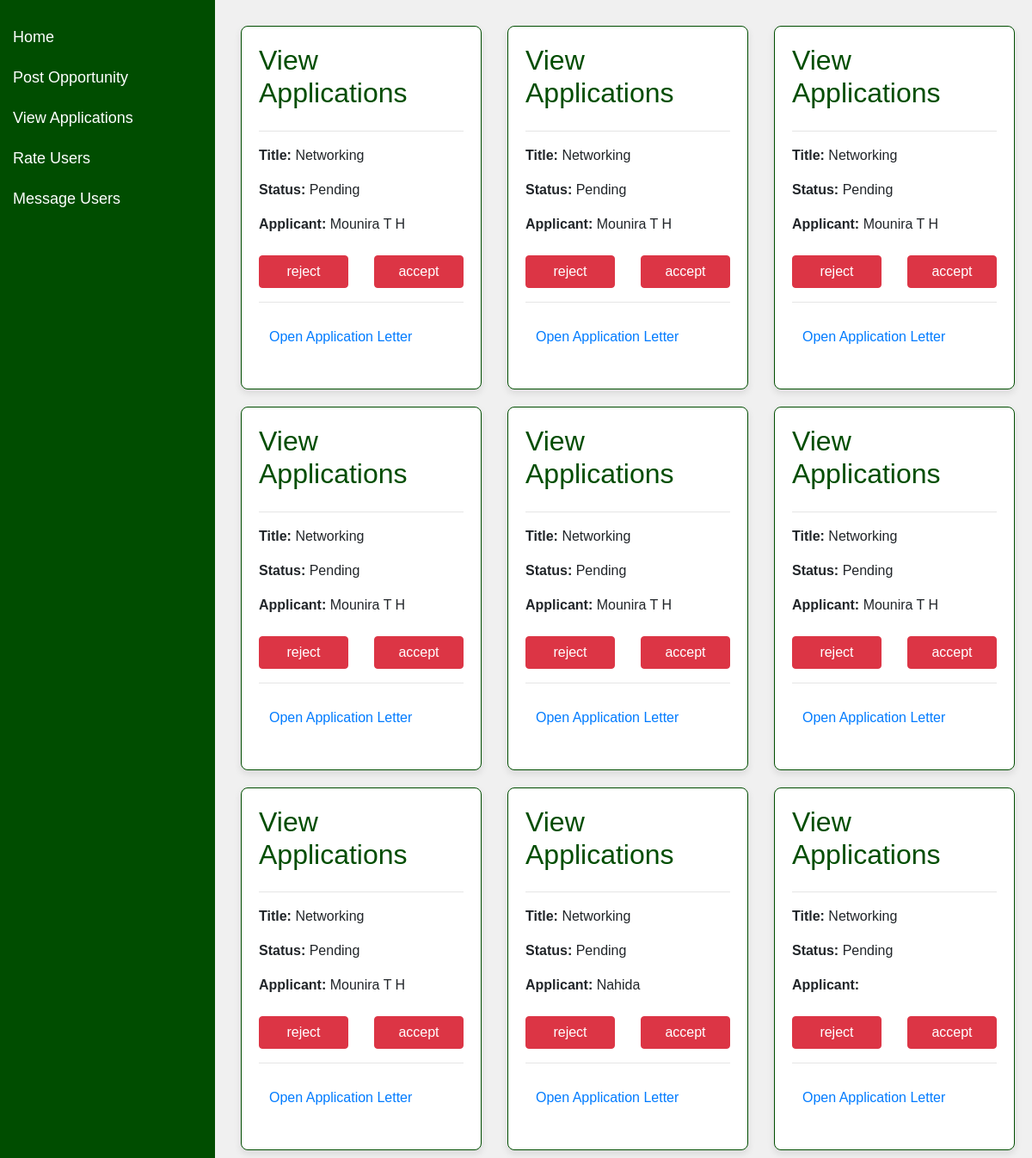
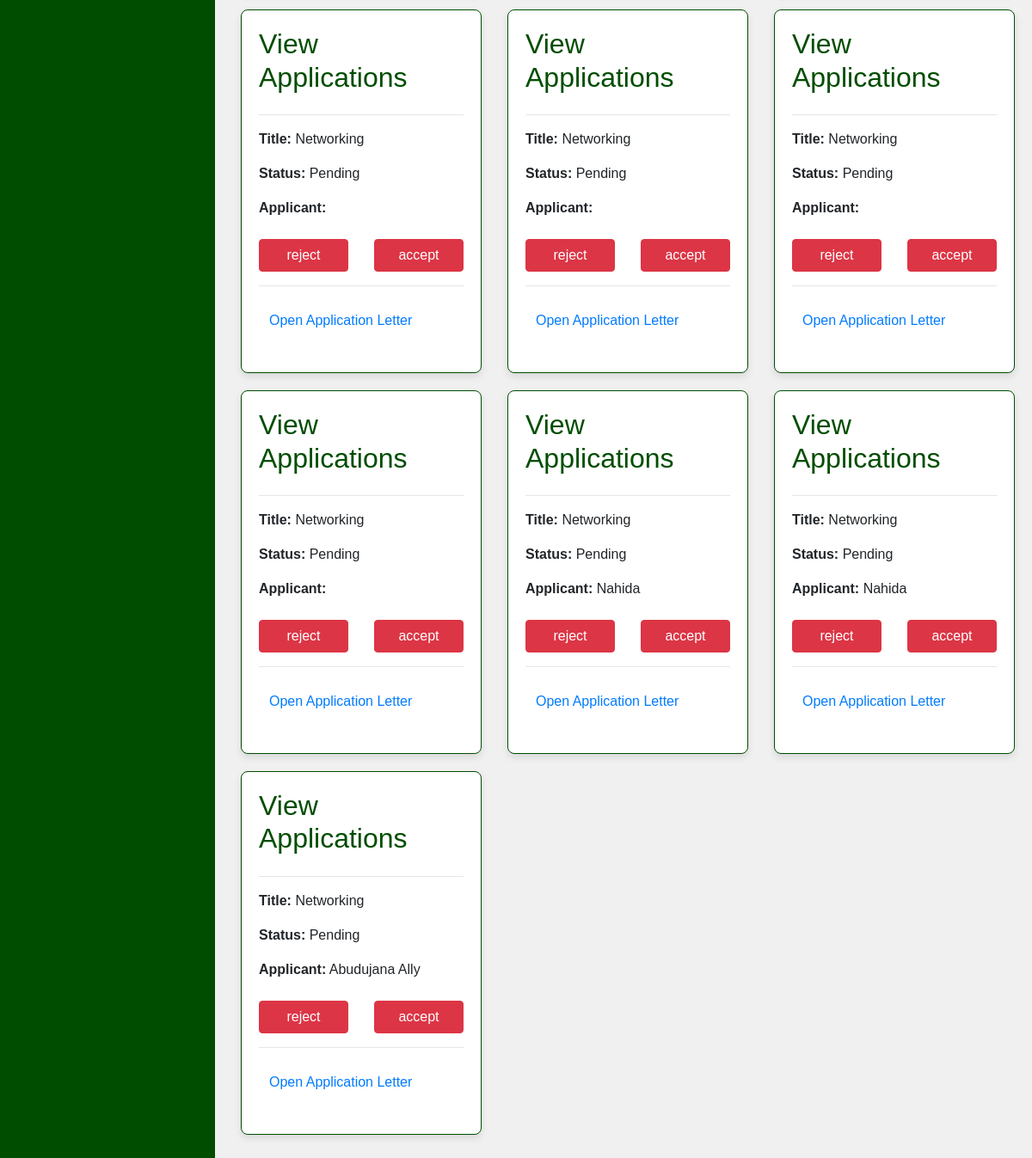
Page /view-applications.php on the committed database (2 pictures, top to bottom).
### tables this page shows
CREATE TABLE `applicants` (
  `ApplicantID` int(11) NOT NULL,
  `opportunityID` int(255) NOT NULL,
  `SpecialistID` int(255) NOT NULL,
  `ApplicationDate` date NOT NULL DEFAULT current_timestamp(),
  `LetterPath` varchar(255) NOT NULL,
  `Status` varchar(255) NOT NULL DEFAULT 'Pending'
);

CREATE TABLE `opportunity` (
  `opportunityID` int(11) NOT NULL,
  `Tittle` varchar(255) NOT NULL,
  `Description` varchar(255) NOT NULL,
  `Type` varchar(255) NOT NULL,
  `Requirements` varchar(255) NOT NULL,
  `StartDate` date NOT NULL,
  `EndDate` date NOT NULL,
  `ApplicationDeadline` date NOT NULL
);

CREATE TABLE `specialist` (
  `SpecialistID` int(11) NOT NULL,
  `FullName` varchar(255) NOT NULL,
  `Email` varchar(255) NOT NULL,
  `phone_Number` int(10) NOT NULL,
  `GitHub_Username` varchar(50) NOT NULL,
  `Speciality` varchar(255) NOT NULL,
  `Expirience` varchar(255) NOT NULL
);

### DB.php (called while the page is built, shortened)
<?php
class DBHelper
{
    private $conn;
    public function __construct()
    {
        $database = new Database();
        $conn = $database->dbConnection();
        $this->conn = $conn;
    }
    public function getRows($table, $conditions = array())
    {
        $sql = 'SELECT';
        $sql .= array_key_exists("select", $conditions) ? $conditions['select'] : '*';
        $sql .= ' FROM ' . $table;
        if (array_key_exists("where", $conditions)) {
            $sql .= ' WHERE ';
            $i = 0;
            foreach ($conditions['where'] as $key => $value) {
                $pre = ($i > 0) ? ' AND ' : '';
                $sql .= $pre . $key . " = '" . $value . "'";
                $i++;
            }
        }
        $query = $this->conn->prepare($sql);
        $query->execute();
        if (array_key_exists("return_type", $conditions) && $conditions['return_type'] != 'all') {
            switch ($conditions['return_type']) {
                case 'count':
                    $data = $query->rowCount();
                    break;
                case 'single':
                    $data = $query->fetch(PDO::FETCH_ASSOC);
                    break;
                default:
                    $data = '';
            }
        } else {
            if ($query->rowCount() > 0) {
                $data = $query->fetchAll();
            }
        }
        return !empty($data) ? $data : false;
    }
    public function getData($table, $attrName, $id, $id2)
    {
        $query = $this->getRows($table, ['where' => [ $id => $id2 ], ' order_by' => ' courseID ASC' ]);
        if (!empty($query)) {
            foreach ($query as  $q) {
                $attrName = $q[$attrName];
                return $attrName;
            }
        } else {
            return null;
        }
    }
}

### view-applications.php (the view, shortened to what this page needs)
<?php
include 'DB.php';
$db = new DBhelper();
$App = $db->getRows("applicants");
?>
<!DOCTYPE html>
<html lang="en">
<head>
    <link href="https://maxcdn.bootstrapcdn.com/bootstrap/4.5.2/css/bootstrap.min.css" rel="stylesheet">
</head>
<body>
    <div class="sidebar">
        <a href="index.php">Home</a>
        <a href="post-opportunity.php">Post Opportunity</a>
        <a href="view-applications.php">View Applications</a>
        <a href="rate-users.php">Rate Users</a>
        <a href="message-users.php">Message Users</a>
    </div>
    <div class="content">
        <div class="row">
            <?php if (is_array($App)) { ?>
                <?php foreach ($App as $a) { ?>
                    <div class="col-md-4">
                        <div class="card">
                            <h2>View Applications</h2>
                            <hr>
                            <p><b>Title:</b> <?= $db->getData("opportunity", "Tittle", "opportunityID", $a["opportunityID"]); ?></p>
                            <p><b>Status: </b><?= $a["Status"] ?></p>
                            <p><b>Applicant:</b> <?= $db->getData("specialist", "FullName", "SpecialistID", $a["SpecialistID"]); ?></p>
                            <div class="row mt-2">
                                <div class="col-6">
                                    <a href="message-users.php?applicant=<?= $a['ApplicantID'] ?? ''; ?>" type="button" class="btn btn-danger w-100">reject</a>
                                </div>
                                <div class="col-6">
                                <a href="message-users.php?applicant=<?= $a['ApplicantID'] ?? ''; ?>" type="button" class="btn btn-danger w-100">accept</a>
                                </div>
                            </div>
                            <hr>
                            <div class="row p-2 m-1">
                                <p><a href="assets/letters/<?= $a['LetterPath'] ?>" target="_blank" class="mt-3">Open Application Letter</a></p>
                            </div>
                        </div>
                    </div>
                <?php } ?>
            <?php } else { ?>
                    <p>Sorry Failed to upload files: Perhaps; No datas found.</p>
            <?php } ?>
        </div>
    </div>
</body>
</html>

### view-applications.php (style rules this page uses)
body { font-family: Arial, sans-serif; background-color: #f0f0f0; margin: 0; padding: 0; }
.sidebar { height: 100%; width: 250px; position: fixed; top: 0; left: 0; background-color: #004d00; padding-top: 20px; }
.sidebar a { padding: 10px 15px; text-decoration: none; font-size: 18px; color: white; display: block; }
.content { margin-left: 260px; padding: 20px; width: calc(100% - 260px); }
.card { background-color: white; border: 1px solid #004d00; border-radius: 8px; margin: 10px 0; padding: 20px; box-shadow: 0 4px 8px rgba(0, 0, 0, 0.1); }
.card h2 { color: #004d00; margin-top: 0; }

### rows in the picture
applicants: opportunityID.Tittle "Networking", Status "Pending", SpecialistID.FullName "Mounira T H"
applicants: Data "Networking", Status "Pending", Data "Mounira T H"
applicants: Data "Networking", Status "Pending", Data "Mounira T H"
applicants: Data "Networking", Status "Pending", Data "Mounira T H"
applicants: Data "Networking", Status "Pending", Data "Mounira T H"
applicants: Data "Networking", Status "Pending", Data "Mounira T H"
applicants: Data "Networking", Status "Pending", Data "Mounira T H"
applicants: Data "Networking", Status "Pending", SpecialistID.FullName "Nahida"
applicants: Data "Networking", Status "Pending"
applicants: Data "Networking", Status "Pending"
applicants: Data "Networking", Status "Pending"
applicants: Data "Networking", Status "Pending"
applicants: Data "Networking", Status "Pending"
applicants: Data "Networking", Status "Pending", Data "Nahida"
applicants: Data "Networking", Status "Pending", Data "Nahida"
applicants: Data "Networking", Status "Pending", SpecialistID.FullName "Abudujana Ally"
